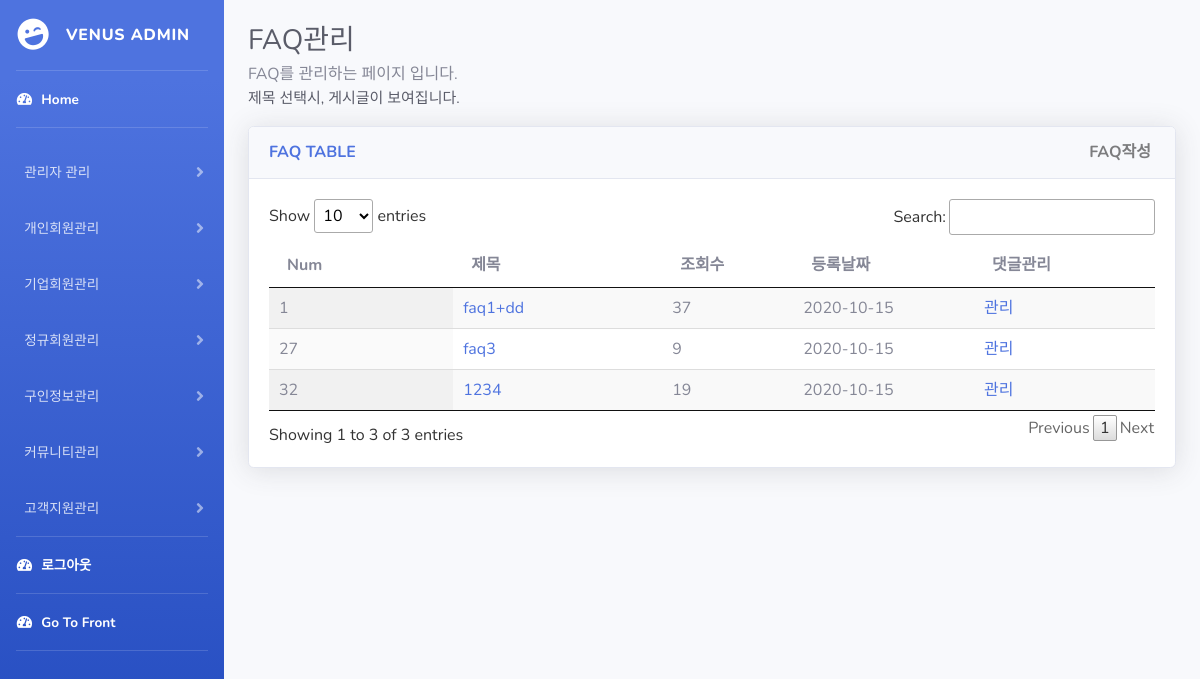
The page /admin/faq.php (signed in) on the database its author committed.
### tables this page shows
CREATE TABLE IF NOT EXISTS `faq` (
  `faqNum` int(10) NOT NULL AUTO_INCREMENT,
  `title` varchar(255) NOT NULL,
  `content` text NOT NULL,
  `hit` int(11) NOT NULL,
  `date` date NOT NULL,
  `file` varchar(255) DEFAULT NULL,
  PRIMARY KEY (`faqNum`)
);

### admin/db/jhDbcon.php (called while the page is built, shortened)
<?php
$maria_connect = mysqli_connect('localhost', 'sstyler7', 'hyukfamilly1!!', 'sstyler7');
$maria_connect -> set_charset("utf8");
function mq($sql){
  global $maria_connect;
  return $maria_connect->query($sql);
}

### admin/faq.php (the view, shortened to what this page needs)
<?php
  include_once('./db/jhDbcon.php');
  include_once 'nav.php';
?>
<link href="static/css/board.css" rel="stylesheet" type="text/css">
<div id="content-wrapper" class="d-flex flex-column">
    <div id="content">
        <div class="container-fluid">
            <h1 class="h3 mb-1 text-gray-800">FAQ관리</h1>
            <p class="mb-3">FAQ를 관리하는 페이지 입니다.<br><span class="text-gray-800" style="font-size:15px;">제목 선택시, 게시글이 보여집니다.</span></p>
            <div class="card shadow mb-4">
                <div class="card-header py-3">
                    <div class="row">
                    <h6 class="col-md-6 m-0 font-weight-bold text-primary text-left">FAQ TABLE</h6>
                    <h6 class="col-md-6 m-0 font-weight-bold text-primary text-right"><a href="./db/faq/faqWrite.php" onClick="window.open(this.href, '', 'width=550,height=700,scrollbars=yes,resizeable=no,left=150,top=150'); return false;" class="p-1 text-black-50">FAQ작성</a></h6>
                    </div>
                </div>
                <div class="card-body">
                    <table id="example" class="display">
                        <thead>
                            <tr>
                                <th>Num</th>
                                <th>제목</th>
                                <th>조회수</th>
                                <th>등록날짜</th>
                                <th>댓글관리</th>
                            </tr>
                        </thead>
                        <tbody>
                        <?php
                            $sql = mq("select * from faq order by faqNum");
                                while($board = $sql->fetch_array())
                                {
                                    echo "<tr>";
                                    echo "<td width='20'>".$board['faqNum']."</td>";
                                    echo "<td width='30'><a href='./db/faq/faqBoard.php?num=".$board['faqNum'].";?>' target='_blank' onClick=".'"'."window.open(this.href, '', 'width=550,height=700,scrollbars=yes,resizeable=no,left=150,top=150'); return false;".'"'.">".$board['title']."</a> </td>";
                                    echo "<td width='30'>".$board['hit']." </td>";
                                    echo "<td width='50'>".$board['date']." </td>";
                                    echo "<td width='50'><a href='./db/faq/faqReply.php?num=".$board['faqNum'].";?>' target='_blank' onClick=".'"'."window.open(this.href, '', 'width=550,height=700,scrollbars=yes,resizeable=no,left=150,top=150'); return false;".'"'.">"."관리"."</a></td>";
                                    echo "</tr>";
                                }
                        ?>
                        </tbody>
                    </table>
                </div>
            </div>
        </div>
    </div>
</div>
</body>
</html>

### admin/static/css/board.css (style rules this page uses)
table.dataTable { width: 100%; margin: 0 auto; clear: both; border-collapse: separate; border-spacing: 0 }
table.dataTable thead th, table.dataTable tfoot th { font-weight: bold }
table.dataTable thead th, table.dataTable thead td { padding: 10px 18px; border-bottom: 1px solid #111 }
table.dataTable thead .sorting, table.dataTable thead .sorting_asc, table.dataTable thead .sorting_desc, table.dataTable thead .sorting_asc_disabled, table.dataTable thead .sorting_desc_disabled { cursor: pointer; *cursor: hand; background-repeat: no-repeat; background-position: center right }
table.dataTable thead .sorting { background-image: url("../images/sort_both.png") }
table.dataTable thead .sorting_asc { background-image: url("../images/sort_asc.png") }
table.dataTable tbody tr { background-color: #ffffff }
table.dataTable tbody th, table.dataTable tbody td { padding: 8px 10px }
table.dataTable.row-border tbody th, table.dataTable.row-border tbody td, table.dataTable.display tbody th, table.dataTable.display tbody td { border-top: 1px solid #ddd }
table.dataTable.row-border tbody tr:first-child th, table.dataTable.row-border tbody tr:first-child td, table.dataTable.display tbody tr:first-child th, table.dataTable.display tbody tr:first-child td { border-top: none }
table.dataTable.stripe tbody tr.odd, table.dataTable.display tbody tr.odd { background-color: #f9f9f9 }
table.dataTable.order-column tbody tr>.sorting_1, table.dataTable.order-column tbody tr>.sorting_2, table.dataTable.order-column tbody tr>.sorting_3, table.dataTable.display tbody tr>.sorting_1, table.dataTable.display tbody tr>.sorting_2, table.dataTable.display tbody tr>.sorting_3 { background-color: #fafafa }
table.dataTable.display tbody tr.odd>.sorting_1, table.dataTable.order-column.stripe tbody tr.odd>.sorting_1 { background-color: #f1f1f1 }
table.dataTable.display tbody tr.even>.sorting_1, table.dataTable.order-column.stripe tbody tr.even>.sorting_1 { background-color: #fafafa }
table.dataTable.no-footer { border-bottom: 1px solid #111 }
table.dataTable, table.dataTable th, table.dataTable td { box-sizing: content-box }

### rows shown on the page
faq: faqNum "1", title "faq1+dd", hit "37", date "2020-10-15"
faq: faqNum "27", title "faq3", hit "9", date "2020-10-15"
faq: faqNum "32", title "1234", hit "19", date "2020-10-15"
